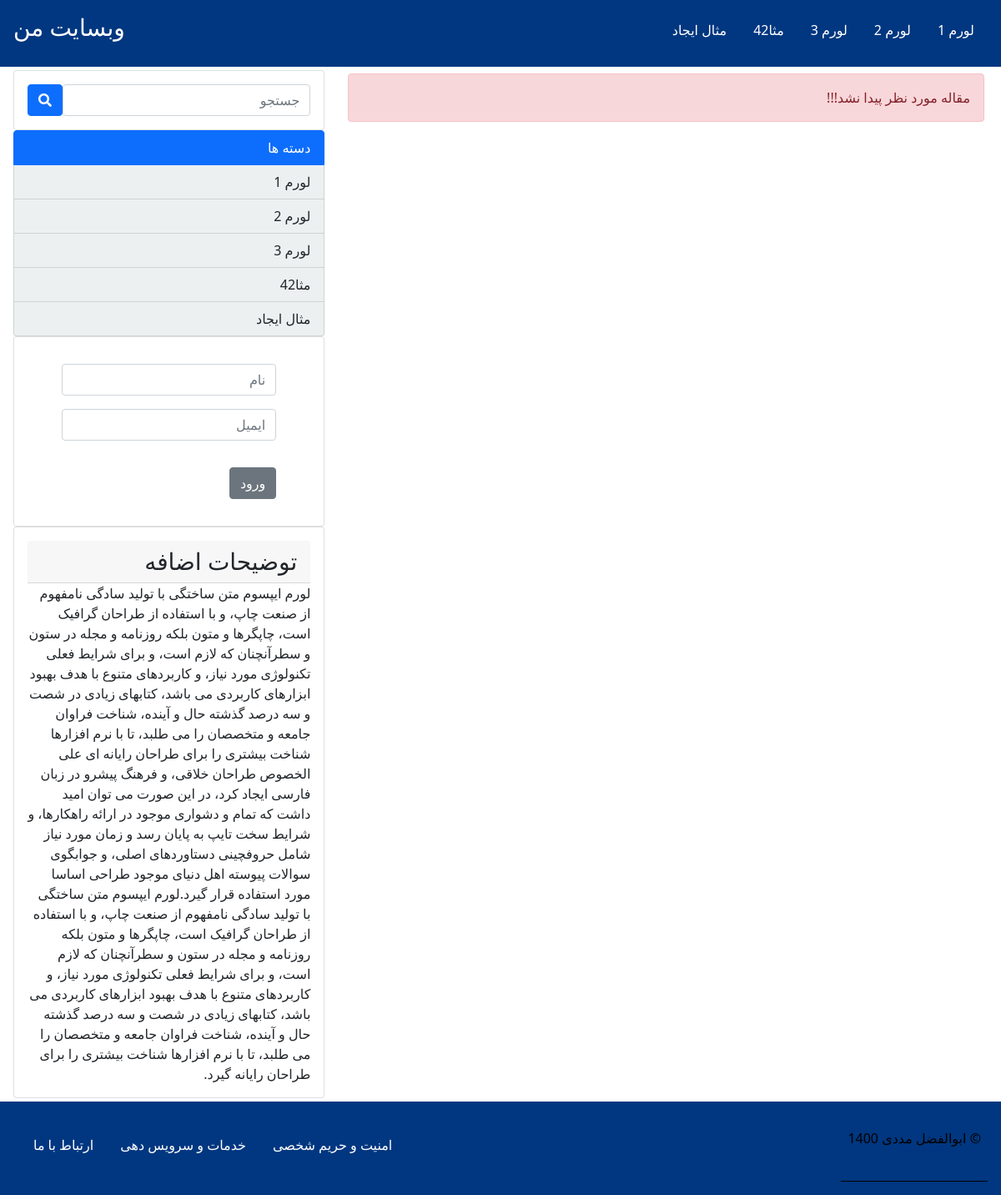
The page /single.php on the database its author committed.
### tables this page shows
CREATE TABLE `categories` (
  `id` int(2) NOT NULL,
  `title` varchar(100) NOT NULL
);

### includes/aside.php (the view, shortened to what this page needs)
<?php
$query_categories = "SELECT * FROM categories";
$categories = $connection->query($query_categories);
?>
<aside class="aside col-lg-4 col-sm-6">
    <div class="card">
        <form action="search.php"  method="get" id="search" class="card-body">
            <input class="form-control" type="search" name="search" placeholder="جستجو">
            <button class="btn btn-primary" type="submit">
                <i class="fas fa-search"></i>
            </button>
        </form>
    </div>
    <div id="categories">
        <div class="list-group">
            <a class="list-group-item active">دسته ها</a>
            <?php
            if ($categories->rowCount() > 0) {
                foreach ($categories as $category) {
            ?>
                    <a class="list-group-item not" href="index.php?category=<?php echo $category["id"] ?>">
                        <?php
                        echo $category['title']
                        ?>
                    </a>
            <?php
                }
            }
            ?>
        </div>
    </div>
    <div id="register" class="card">
        <form class="card-body mx-auto" action="" method="post">
            <input class="form-control" type="text" name="name" placeholder="نام">
            <input class="form-control" type="email" name="email" placeholder="ایمیل">
            <button class="btn btn-secondary" type="submit" name="register">ورود</button>
        </form>
    </div>
    <div class="card">
        <div class="card-body">
            <h3 class="card-header">توضیحات اضافه</h3>
            <p class="card-text">لورم ایپسوم متن ساختگی با تولید سادگی نامفهوم از صنعت چاپ، و با استفاده از طراحان گرافیک است، چاپگرها و متون بلکه روزنامه و مجله در ستون و سطرآنچنان که لازم است، و برای شرایط فعلی تکنولوژی مورد نیاز، و کاربردهای متنوع با هدف بهبود ابزارهای کاربردی می باشد، کتابهای زیادی در شصت و سه درصد گذشته حال و آینده، شناخت فراوان جامعه و متخصصان را می طلبد، تا با نرم افزارها شناخت بیشتری را برای طراحان رایانه ای علی الخصوص طراحان خلاقی، و فرهنگ پیشرو در زبان فارسی ایجاد کرد، در این صورت می توان امید داشت که تمام و دشواری موجود در ارائه راهکارها، و شرایط سخت تایپ به پایان رسد و زمان مورد نیاز شامل حروفچینی دستاوردهای اصلی، و جوابگوی سوالات پیوسته اهل دنیای موجود طراحی اساسا مورد استفاده قرار گیرد.لورم ایپسوم متن ساختگی با تولید سادگی نامفهوم از صنعت چاپ، و با استفاده از طراحان گرافیک است، چاپگرها و متون بلکه روزنامه و مجله در ستون و سطرآنچنان که لازم است، و برای شرایط فعلی تکنولوژی مورد نیاز، و کاربردهای متنوع با هدف بهبود ابزارهای کاربردی می باشد، کتابهای زیادی در شصت و سه درصد گذشته حال و آینده، شناخت فراوان جامعه و متخصصان را می طلبد، تا با نرم افزارها شناخت بیشتری را برای طراحان رایانه گیرد.</p>
        </div>
    </div>
</aside>

### includes/header.php (shortened to what this page needs)
<?php
    include("./includes/db.php");
    $query = "SELECT * FROM categories";
    $categories = $connection->query($query);
?>
<!DOCTYPE html>
<html lang="fa" dir="rtl">
<head>
    <link href="https://cdn.jsdelivr.net/npm/bootstrap@5.0.0-beta3/dist/css/bootstrap.min.css" rel="stylesheet">
    <link rel="stylesheet" href="./css/font awsome/css/all.css">
    <link rel="stylesheet" href="./css/style.css">
</head>
<body>
    <nav id="navbar" class="sticky-top">
        <div id="site-brand">
            <h3>
                <a href="./index.php" class="">وبسایت من</a>
            </h3>
        </div>
        <div class="nav-li">
            <ul class="">
            <?php
            if($categories->rowCount() > 0){
                foreach($categories as $category){
                        ?>
                        <li class="">
                            <a
                            class="<?php echo ( isset($_GET['category']) && $category['id'] == $_GET['category'] ) ? "actived" : ""; ?>"
                            href="index.php?category=<?php echo $category['id']; ?>"><?php echo $category['title']; ?></a>
                        </li>
                <?php
                    }
                }
                ?>
            </ul>
        </div>
    </nav>

### css/style.css (style rules this page uses)
* { padding: 0; margin: 0; box-sizing: border-box; }
a { text-decoration: none; color: #fff; }
li { list-style: none; }
li a { margin: 1rem; }
#navbar { display: flex; flex-direction: row-reverse; justify-content: space-between; padding: 1rem; background: #003780; }
#navbar .nav-li ul { display: flex; margin-top: 0.5rem; }
#search { display: flex; }
#categories .not { background-color: #ECF0F1; }
#register form input, #register form button { margin: 1rem 0; }

### rows shown on the page
categories: title "لورم 1"
categories: title "لورم 2"
categories: title "لورم 3"
categories: title "مثا42"
categories: title "مثال ایجاد"
